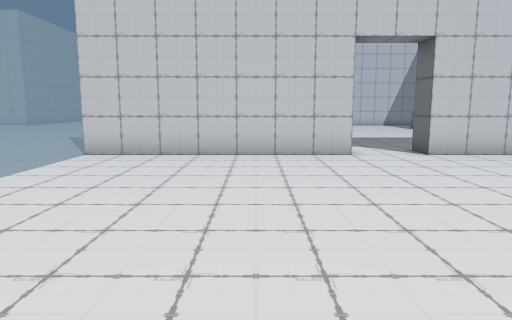
[1] (above)

18 first-person views from a walk through a scene from a Unity 3-D project. The camera is 1.2 m above the floor, tilts 8° down and sees 70° across. The floor is counted in squares, 1 m on a side. Each view is taken from the middle of a square. On the plan, view 1 faces up. The plan holds only what a view shows up to about 15 squares ahead; the rest is blank. The place goes on beyond the plan. The player is left out. Door leaves are left out, so doorways stand open.

[2]
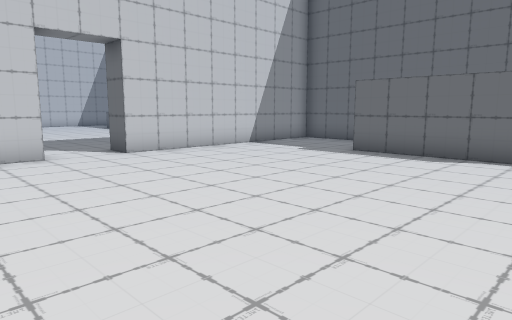

[3]
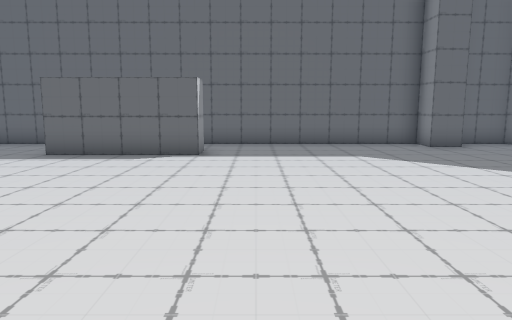

[4]
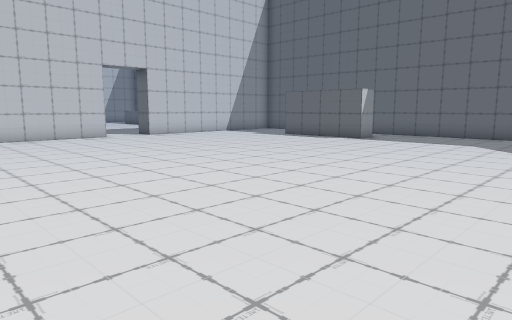

[5]
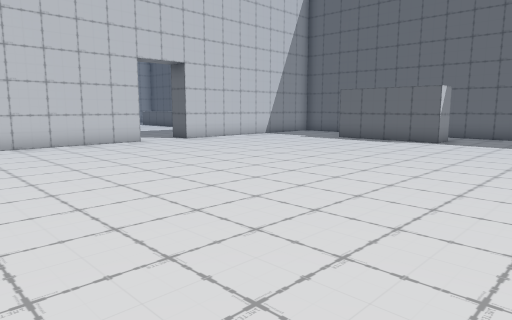

[6]
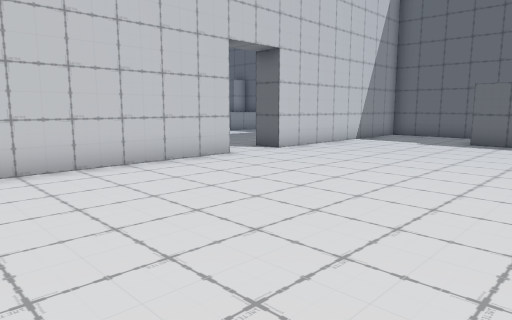

[7]
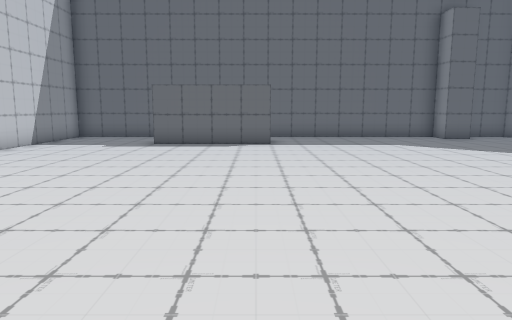

[8]
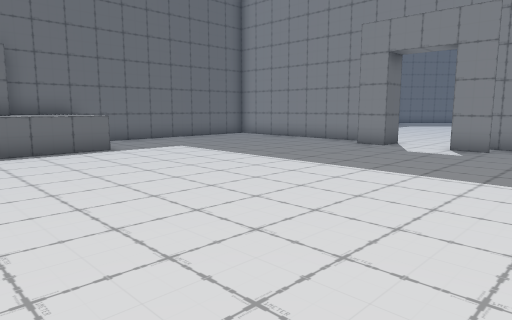

[9]
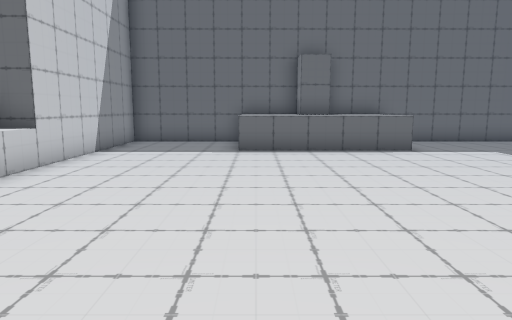

[10]
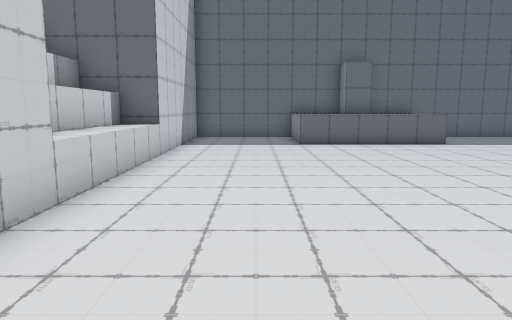

[11]
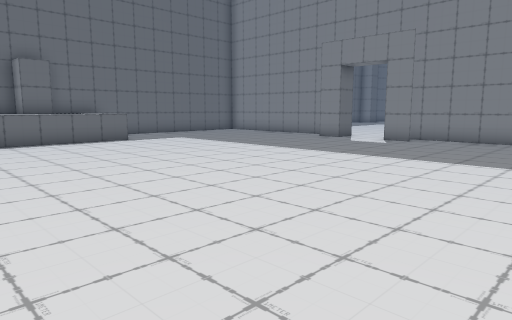

[12]
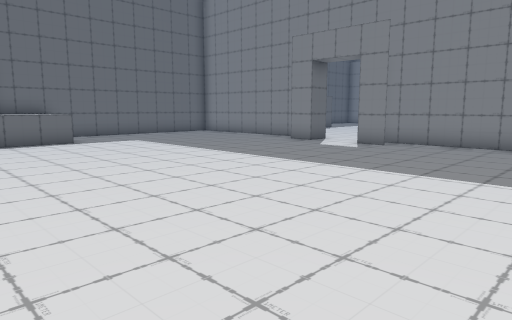

[13]
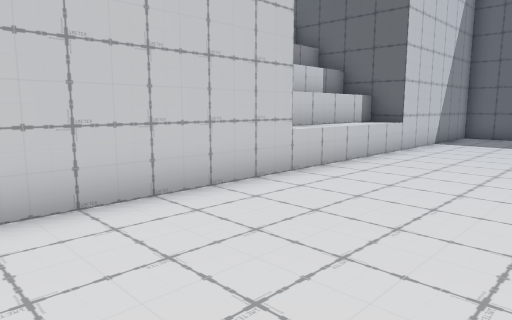

[14]
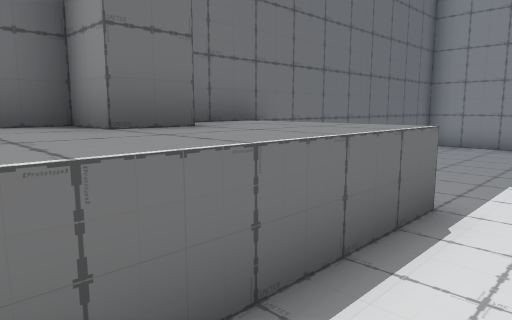

[15]
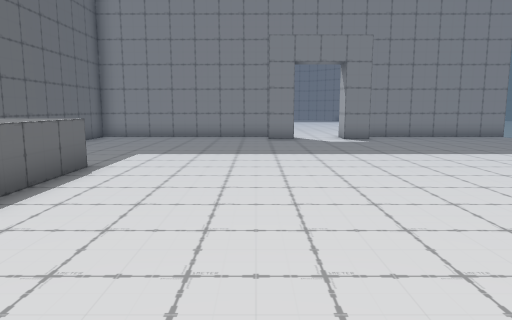

[16]
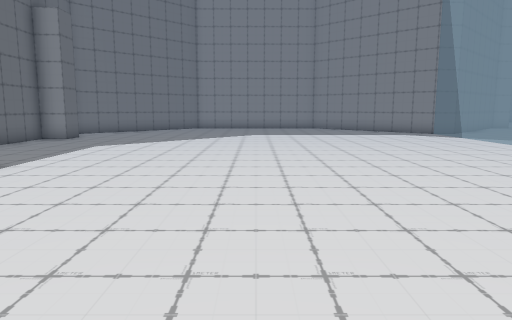

[17]
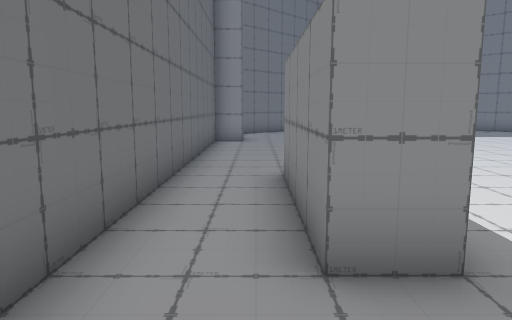

[18]
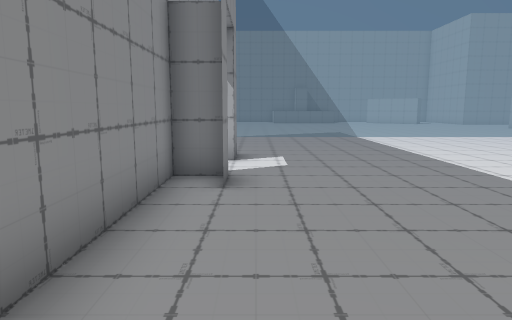

### Floor plan
Points are (right, up) in squares from view 1. A wall is a line through its corners. A room is listed if a view was taken in it or the views show most of it. See-through windows are left out.
Room 1 (views 1, 2, 3, 4, 5, 6, 7, 16, 17)
walls: (9.5, 1.5) (9.5, 5.5) (10.5, 5.5) (10.5, 1.5) (9.5, 1.5); (2.6, 9.5) (-4.5, 9.5); (11.5, -6.5) (11.5, -5.5) (12.5, -5.5) (12.5, 8.9); (12.2, 9.5) (4.5, 9.5)
ways out: open door at (3.5, 10) to room 2
Room 2 (views 8, 9, 10, 11, 12, 13, 14, 15, 18)
walls: (4.5, 10.5) (4.5, 9.5) (12.5, 9.5); (4.5, 10.5) (5.5, 10.5); (11.5, 19.4) (11.5, 20.5); (1.4, 10.5) (2.5, 10.5); (6.5, 26.4) (6.5, 27.5) (2.6, 27.5); (12.5, 20.5) (12.5, 26.5) (-3.2, 26.5); (-1.9, 9.5) (2, 9.5); (12.5, 8.9) (12.5, 19.4)
low walls: (9.5, 17.4) (9.5, 22.5) (10.1, 22.5)
ways out: open door at (3.5, 10) to room 1

Positions as (right, up) in squares from view 1, and headings:
1: (0, 0), facing up
2: (0, 0), facing up-right
3: (0, 0), facing right
4: (-4, -6), facing up-right
5: (-4, -3), facing up-right
6: (-4, 2), facing up-right
7: (-3, 2), facing right
8: (-1, 22), facing down-right
9: (-1, 22), facing right
10: (-3, 24), facing right
11: (-4, 24), facing down-right
12: (-4, 22), facing down-right
13: (-4, 22), facing up-right
14: (8, 22), facing down-right
15: (6, 25), facing down
16: (4, 9), facing down
17: (11, 8), facing down
18: (11, 11), facing left
